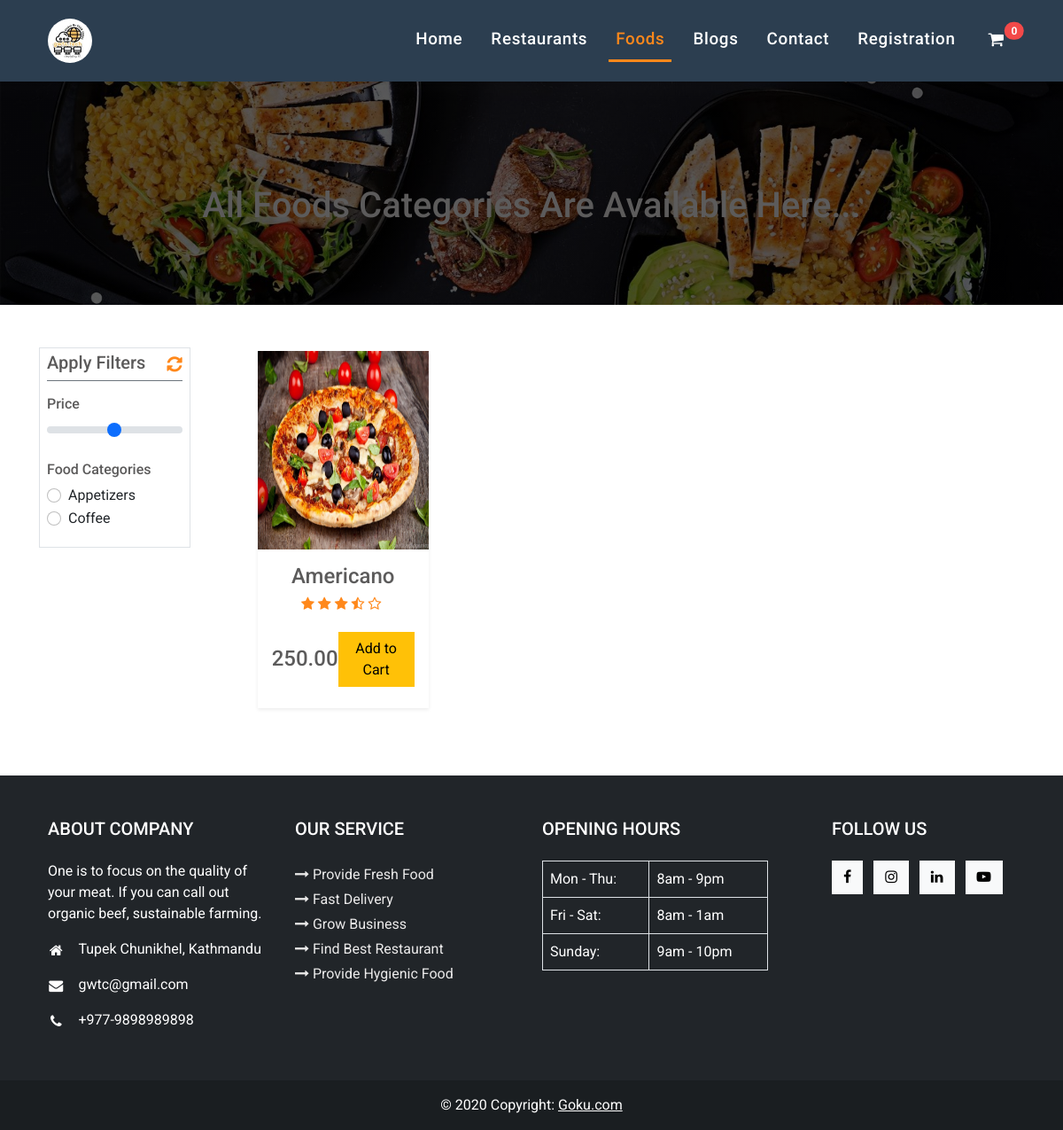
Screenshot of /food/ with the database file from the repository.
### restaurant/models.py (models this page shows, shortened)
class FoodCategory(models.Model):
    food_category_id = models.UUIDField(primary_key=True, default=uuid.uuid4, editable=False)
    food_category_title = models.CharField(max_length=150)
    def __str__(self):
        return self.food_category_title

class Food(models.Model):
    food_id = models.UUIDField(primary_key=True, default=uuid.uuid4, editable=False)
    food_name = models.CharField(max_length=80)
    food_description = models.TextField()
    food_quantity = models.IntegerField()
    food_selling_price = models.DecimalField(max_digits=15,decimal_places=2)
    food_discound_price = models.DecimalField(max_digits=15,decimal_places=2)
    food_image = models.ImageField(upload_to=get_file_path_for_food)
    status= models.CharField(max_length=25, choices=OrderStatus)
    is_featured = models.BooleanField(default=False)
    food_category = models.ForeignKey(FoodCategory, on_delete=models.CASCADE)
    restaurant = models.ForeignKey(Restaurant, on_delete=models.CASCADE)

### restaurant/views.py (the view)
# urls.py: path('food/', views.FoodView.as_view(), name='food'),
class FoodView(generic.ListView):
    template_name = "foods/food.html"
    def get(self, request, *args, **kwargs):
        food_id = self.kwargs.get('food_id')
        food_obj = Food.objects.all().order_by('-food_id')
        food_category_id = self.kwargs.get('food_category_id')
        food_category_obj = FoodCategory.objects.all().order_by('-food_category_id')
        print(food_category_obj)
        context = {
            'food_obj': food_obj,
            'food_category_obj' : food_category_obj,
        }
        return render(request, self.template_name, context)

### templates/foods/food.html (shortened to what this page needs)
{% extends 'homepage/base.html' %}
{% load static %}
{% block content %}
<div class="container-fluid px-0 mx-0 my-5 pt-3 food-main">
    <div class="container-fluid px-0 mx-0 food-section pt-5">
        <div class="container col-lg-11 col-12">
            <h1 class="text text-center title mt-5 pt-5">
                All Foods Categories Are Available Here...
            </h1>
        </div>
    </div>
</div>
<div class="container-fluid px-0 mx-0 mb-5">
    <div class="row mx-lg-3 mx-1">
        <div class="col-lg-2 col-md-12 col-sm-12 col-12 ms-lg-3 ms-0 mb-4">
            <div class="p-1 border px-2">
                <div class="d-flex justify-content-between align-items-center">
                    <h5 class="text title">Apply Filters</h5>
                    <a href="#" class="text-decoration-none text-warning"><i class="fa fa-refresh fs-5"></i></a>
                </div>
                <hr class="mt-0 bg-secondary">
                <div class="price-range mb-3">
                    <h6 class="text title">Price</h6>
                    <input type="range" class="form-range" min="100" max="900" id="customRange1">
                </div>
                {% if food_category_obj %}
                    <div class="foods mb-3">
                        <h6 class="text title">Food Categories</h6>
                        <form>
                            <div class="radios-button-section">
                                {% for food_category in food_category_obj %}
                                    <div class="form-check">
                                        <input class="form-check-input" type="radio" name="foodCategories" id="{{food_category.food_category_id}}">
                                        <label class="form-check-label" for="{{food_category.food_category_id}}">
                                            {{food_category.food_category_title}}
                                        </label>
                                    </div>
                                {% endfor %}
                            </div>
                        </form>
                    </div>
                {% else %}
                <div></div>
                {% endif %}
            </div>
        </div>
        <div class="col-lg-9 col-md-12 col-sm-12 col-12 ms-lg-5 ms-0">
            {% if food_obj %}
                <div class="p-1">
                    <div class="row">
                        {% for food in food_obj %}
                            <div class="col-lg-3 col-md-6 col-sm-12 col-12 mb-4">
                                <div class="px-0 pb-2 bg-white shadow-sm text-center">
                                    <img src="{{food.food_image.url}}"
                                        class="dish-img" alt="">
                                    <div class="dish-info-section m-3">
                                        <a href="{% url 'homepage:food-detail' food.food_id %}" class="text-decoration-none">
                                            <h4 class="text title mb-2">{{food.food_name}}</h4>
                                        </a>
                                        <div class="d-flex justify-content-center align-items-center mb-4">
                                            <i class="fa fa-star text-warning me-1"></i>
                                            <i class="fa fa-star text-warning me-1"></i>
                                            <i class="fa fa-star text-warning me-1"></i>
                                            <i class="fa fa-star-half-o text-warning me-1"></i>
                                            <i class="fa fa-star-o text-warning me-1"></i>
                                        </div>
                                        <div class="d-flex justify-content-between align-items-center">
                                            <h4 class="text title mb-0">{{food.food_selling_price}}</h4>
                                            <a href="{% url 'homepage:addtocart' food.food_id %}" class="btn btn-warning px-3">Add to Cart</a>
                                        </div>
                                    </div>
                                </div>
                            </div>
                        {% endfor %}
                    </div>
                </div>
                {% else %}
                    <div class="container col-lg-5 bg-white shadow-sm p-4">
                        <h4 class="text text-center">
                            Sorry, we are not able to display any foods for this moment.
                        </h4>
                    </div>
            {% endif %}
        </div>
    </div>
</div>
{% endblock content %}

### static/css/restaurant.css (style rules this page uses)
* { box-sizing: border-box; font-family: 'Roboto', sans-serif; }
.btn { border-radius: 0px; }
hr { opacity: 1; }
.title { color: #5c5b5b; }
.text-warning { color: #FF881B !important; }
.dish-img { width: 100%; height: 28vh; }
.food-main { position: relative; }
.food-section { background-image: linear-gradient(to right, rgba(0, 0, 0, 0.65) 80%, rgba(0, 0, 0, 0.65) 75% ), url('/static/images/foods-section-bg.jpg'); background-position: center center; background-size: cover; background-repeat: no-repeat; height: 35vh; }

### rows the page displays
FoodCategory: food_category_title "Appetizers"
FoodCategory: food_category_title "Coffee"
Food: food_image (picture), food_name "Americano", food_selling_price "250.00"
